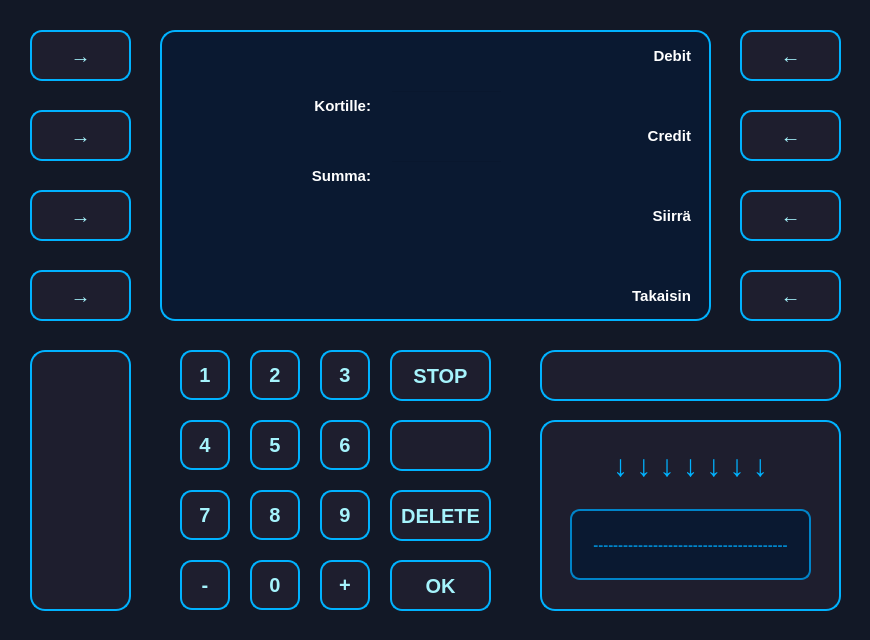
<?xml version="1.0" encoding="UTF-8"?>
<ui version="4.0">
 <class>TransferWindow</class>
 <widget class="QDialog" name="TransferWindow">
  <property name="geometry">
   <rect>
    <x>0</x>
    <y>0</y>
    <width>870</width>
    <height>640</height>
   </rect>
  </property>
  <property name="windowTitle">
   <string>Dialog</string>
  </property>
  <property name="styleSheet">
   <string notr="true">QDialog, QWidget {
    background-color: #121826;
}</string>
  </property>
  <widget class="QPushButton" name="buttonOut_20">
   <property name="geometry">
    <rect>
     <x>30</x>
     <y>30</y>
     <width>101</width>
     <height>51</height>
    </rect>
   </property>
   <property name="styleSheet">
    <string notr="true">QPushButton {
    background-color: #1E1E2E;
    color: #A5F3FC;
    font-size: 20px;
    font-weight: bold;
    border: 2px solid #00B2FF;
    border-radius: 12px;
    padding: 10px;
    box-shadow: 0px 4px 10px rgba(0, 178, 255, 0.3);
    transition: all 0.2s ease-in-out;
}

QPushButton:hover {
    background-color: #00B2FF;
    color: #1E1E2E;
    border: 2px solid #A5F3FC;
    box-shadow: 0px 4px 15px rgba(165, 243, 252, 0.6);
    transform: scale(1.05);
}

QPushButton:pressed {
    background-color: #0084C9;
    color: #FFFFFF;
    box-shadow: inset 0px 4px 8px rgba(0, 0, 0, 0.5);
    transform: scale(0.95);
}
</string>
   </property>
   <property name="text">
    <string>→</string>
   </property>
   <property name="icon">
    <iconset>
     <normaloff>:/resources/arrow.jpg</normaloff>:/resources/arrow.jpg</iconset>
   </property>
   <property name="iconSize">
    <size>
     <width>32</width>
     <height>32</height>
    </size>
   </property>
  </widget>
  <widget class="QPushButton" name="buttonOut_50">
   <property name="geometry">
    <rect>
     <x>30</x>
     <y>190</y>
     <width>101</width>
     <height>51</height>
    </rect>
   </property>
   <property name="styleSheet">
    <string notr="true">QPushButton {
    background-color: #1E1E2E;
    color: #A5F3FC;
    font-size: 20px;
    font-weight: bold;
    border: 2px solid #00B2FF;
    border-radius: 12px;
    padding: 10px;
    box-shadow: 0px 4px 10px rgba(0, 178, 255, 0.3);
    transition: all 0.2s ease-in-out;
}

QPushButton:hover {
    background-color: #00B2FF;
    color: #1E1E2E;
    border: 2px solid #A5F3FC;
    box-shadow: 0px 4px 15px rgba(165, 243, 252, 0.6);
    transform: scale(1.05);
}

QPushButton:pressed {
    background-color: #0084C9;
    color: #FFFFFF;
    box-shadow: inset 0px 4px 8px rgba(0, 0, 0, 0.5);
    transform: scale(0.95);
}
</string>
   </property>
   <property name="text">
    <string>→</string>
   </property>
   <property name="icon">
    <iconset>
     <normaloff>:/resources/arrow.jpg</normaloff>:/resources/arrow.jpg</iconset>
   </property>
   <property name="iconSize">
    <size>
     <width>32</width>
     <height>32</height>
    </size>
   </property>
  </widget>
  <widget class="QPushButton" name="buttonOut_40">
   <property name="geometry">
    <rect>
     <x>30</x>
     <y>110</y>
     <width>101</width>
     <height>51</height>
    </rect>
   </property>
   <property name="styleSheet">
    <string notr="true">QPushButton {
    background-color: #1E1E2E;
    color: #A5F3FC;
    font-size: 20px;
    font-weight: bold;
    border: 2px solid #00B2FF;
    border-radius: 12px;
    padding: 10px;
    box-shadow: 0px 4px 10px rgba(0, 178, 255, 0.3);
    transition: all 0.2s ease-in-out;
}

QPushButton:hover {
    background-color: #00B2FF;
    color: #1E1E2E;
    border: 2px solid #A5F3FC;
    box-shadow: 0px 4px 15px rgba(165, 243, 252, 0.6);
    transform: scale(1.05);
}

QPushButton:pressed {
    background-color: #0084C9;
    color: #FFFFFF;
    box-shadow: inset 0px 4px 8px rgba(0, 0, 0, 0.5);
    transform: scale(0.95);
}
</string>
   </property>
   <property name="text">
    <string>→</string>
   </property>
   <property name="icon">
    <iconset>
     <normaloff>:/resources/arrow.jpg</normaloff>:/resources/arrow.jpg</iconset>
   </property>
   <property name="iconSize">
    <size>
     <width>32</width>
     <height>32</height>
    </size>
   </property>
  </widget>
  <widget class="QPushButton" name="btn_0">
   <property name="geometry">
    <rect>
     <x>250</x>
     <y>560</y>
     <width>50</width>
     <height>50</height>
    </rect>
   </property>
   <property name="font">
    <font>
     <pointsize>-1</pointsize>
     <bold>true</bold>
     <kerning>true</kerning>
    </font>
   </property>
   <property name="styleSheet">
    <string notr="true">QPushButton {
    background-color: #1E1E2E;
    color: #A5F3FC;
    font-size: 20px;
    font-weight: bold;
    border: 2px solid #00B2FF;
    border-radius: 12px;
    padding: 10px;
    box-shadow: 0px 4px 10px rgba(0, 178, 255, 0.3);
    transition: all 0.2s ease-in-out;
}

QPushButton:hover {
    background-color: #00B2FF;
    color: #1E1E2E;
    border: 2px solid #A5F3FC;
    box-shadow: 0px 4px 15px rgba(165, 243, 252, 0.6);
    transform: scale(1.05);
}

QPushButton:pressed {
    background-color: #0084C9;
    color: #FFFFFF;
    box-shadow: inset 0px 4px 8px rgba(0, 0, 0, 0.5);
    transform: scale(0.95);
}
</string>
   </property>
   <property name="text">
    <string>0</string>
   </property>
  </widget>
  <widget class="QLabel" name="cardSlot">
   <property name="geometry">
    <rect>
     <x>540</x>
     <y>420</y>
     <width>301</width>
     <height>191</height>
    </rect>
   </property>
   <property name="styleSheet">
    <string notr="true">QLabel#cardSlot {
    background-color: #1E1E2E;
    border: 2px solid #00B2FF;
    border-radius: 15px;
    min-width: 160px;
    min-height: 60px;
    text-align: center;
    color: #A5F3FC;
    font-size: 16px;
    font-weight: bold;
    box-shadow: inset 0px 5px 10px rgba(0, 0, 0, 0.6);
}
</string>
   </property>
   <property name="text">
    <string/>
   </property>
  </widget>
  <widget class="QPushButton" name="btnOK">
   <property name="geometry">
    <rect>
     <x>390</x>
     <y>560</y>
     <width>101</width>
     <height>51</height>
    </rect>
   </property>
   <property name="layoutDirection">
    <enum>Qt::LayoutDirection::LeftToRight</enum>
   </property>
   <property name="styleSheet">
    <string notr="true">QPushButton {
    background-color: #1E1E2E;
    color: #A5F3FC;
    font-size: 20px;
    font-weight: bold;
    border: 2px solid #00B2FF;
    border-radius: 12px;
    padding: 10px;
    box-shadow: 0px 4px 10px rgba(0, 178, 255, 0.3);
    transition: all 0.2s ease-in-out;
}

QPushButton:hover {
    background-color: #00B2FF;
    color: #1E1E2E;
    border: 2px solid #A5F3FC;
    box-shadow: 0px 4px 15px rgba(165, 243, 252, 0.6);
    transform: scale(1.05);
}

QPushButton:pressed {
    background-color: #0084C9;
    color: #FFFFFF;
    box-shadow: inset 0px 4px 8px rgba(0, 0, 0, 0.5);
    transform: scale(0.95);
}
</string>
   </property>
   <property name="text">
    <string>OK</string>
   </property>
  </widget>
  <widget class="QPushButton" name="btnBack">
   <property name="geometry">
    <rect>
     <x>740</x>
     <y>270</y>
     <width>101</width>
     <height>51</height>
    </rect>
   </property>
   <property name="styleSheet">
    <string notr="true">QPushButton {
    background-color: #1E1E2E;
    color: #A5F3FC;
    font-size: 20px;
    font-weight: bold;
    border: 2px solid #00B2FF;
    border-radius: 12px;
    padding: 10px;
    box-shadow: 0px 4px 10px rgba(0, 178, 255, 0.3);
    transition: all 0.2s ease-in-out;
}

QPushButton:hover {
    background-color: #00B2FF;
    color: #1E1E2E;
    border: 2px solid #A5F3FC;
    box-shadow: 0px 4px 15px rgba(165, 243, 252, 0.6);
    transform: scale(1.05);
}

QPushButton:pressed {
    background-color: #0084C9;
    color: #FFFFFF;
    box-shadow: inset 0px 4px 8px rgba(0, 0, 0, 0.5);
    transform: scale(0.95);
}
</string>
   </property>
   <property name="text">
    <string>←</string>
   </property>
  </widget>
  <widget class="QPushButton" name="btn_4">
   <property name="geometry">
    <rect>
     <x>180</x>
     <y>420</y>
     <width>50</width>
     <height>50</height>
    </rect>
   </property>
   <property name="font">
    <font>
     <pointsize>-1</pointsize>
     <bold>true</bold>
     <kerning>true</kerning>
    </font>
   </property>
   <property name="styleSheet">
    <string notr="true">QPushButton {
    background-color: #1E1E2E;
    color: #A5F3FC;
    font-size: 20px;
    font-weight: bold;
    border: 2px solid #00B2FF;
    border-radius: 12px;
    padding: 10px;
    box-shadow: 0px 4px 10px rgba(0, 178, 255, 0.3);
    transition: all 0.2s ease-in-out;
}

QPushButton:hover {
    background-color: #00B2FF;
    color: #1E1E2E;
    border: 2px solid #A5F3FC;
    box-shadow: 0px 4px 15px rgba(165, 243, 252, 0.6);
    transform: scale(1.05);
}

QPushButton:pressed {
    background-color: #0084C9;
    color: #FFFFFF;
    box-shadow: inset 0px 4px 8px rgba(0, 0, 0, 0.5);
    transform: scale(0.95);
}
</string>
   </property>
   <property name="text">
    <string>4</string>
   </property>
  </widget>
  <widget class="QPushButton" name="btn_8">
   <property name="geometry">
    <rect>
     <x>250</x>
     <y>490</y>
     <width>50</width>
     <height>50</height>
    </rect>
   </property>
   <property name="font">
    <font>
     <pointsize>-1</pointsize>
     <bold>true</bold>
     <kerning>true</kerning>
    </font>
   </property>
   <property name="styleSheet">
    <string notr="true">QPushButton {
    background-color: #1E1E2E;
    color: #A5F3FC;
    font-size: 20px;
    font-weight: bold;
    border: 2px solid #00B2FF;
    border-radius: 12px;
    padding: 10px;
    box-shadow: 0px 4px 10px rgba(0, 178, 255, 0.3);
    transition: all 0.2s ease-in-out;
}

QPushButton:hover {
    background-color: #00B2FF;
    color: #1E1E2E;
    border: 2px solid #A5F3FC;
    box-shadow: 0px 4px 15px rgba(165, 243, 252, 0.6);
    transform: scale(1.05);
}

QPushButton:pressed {
    background-color: #0084C9;
    color: #FFFFFF;
    box-shadow: inset 0px 4px 8px rgba(0, 0, 0, 0.5);
    transform: scale(0.95);
}
</string>
   </property>
   <property name="text">
    <string>8</string>
   </property>
  </widget>
  <widget class="QLabel" name="cardSlot_3">
   <property name="geometry">
    <rect>
     <x>30</x>
     <y>350</y>
     <width>101</width>
     <height>261</height>
    </rect>
   </property>
   <property name="styleSheet">
    <string notr="true">QLabel#cardSlot_3 {
    background-color: #1E1E2E;
    border: 2px solid #00B2FF;
    border-radius: 15px;
    text-align: center;
    color: #A5F3FC;
    font-size: 16px;
    font-weight: bold;
    box-shadow: inset 0px 5px 10px rgba(0, 0, 0, 0.6);
}
</string>
   </property>
   <property name="text">
    <string/>
   </property>
  </widget>
  <widget class="QLabel" name="cardSlot_2">
   <property name="geometry">
    <rect>
     <x>540</x>
     <y>350</y>
     <width>301</width>
     <height>51</height>
    </rect>
   </property>
   <property name="styleSheet">
    <string notr="true">QLabel#cardSlot_2 {
    background-color: #1E1E2E;
    border: 2px solid #00B2FF;
    border-radius: 15px;
    text-align: center;
    color: #A5F3FC;
    font-size: 16px;
    font-weight: bold;
    box-shadow: inset 0px 5px 10px rgba(0, 0, 0, 0.6);
}
</string>
   </property>
   <property name="text">
    <string/>
   </property>
  </widget>
  <widget class="QPushButton" name="buttonCredit">
   <property name="geometry">
    <rect>
     <x>740</x>
     <y>110</y>
     <width>101</width>
     <height>51</height>
    </rect>
   </property>
   <property name="styleSheet">
    <string notr="true">QPushButton {
    background-color: #1E1E2E;
    color: #A5F3FC;
    font-size: 20px;
    font-weight: bold;
    border: 2px solid #00B2FF;
    border-radius: 12px;
    padding: 10px;
    box-shadow: 0px 4px 10px rgba(0, 178, 255, 0.3);
    transition: all 0.2s ease-in-out;
}

QPushButton:hover {
    background-color: #00B2FF;
    color: #1E1E2E;
    border: 2px solid #A5F3FC;
    box-shadow: 0px 4px 15px rgba(165, 243, 252, 0.6);
    transform: scale(1.05);
}

QPushButton:pressed {
    background-color: #0084C9;
    color: #FFFFFF;
    box-shadow: inset 0px 4px 8px rgba(0, 0, 0, 0.5);
    transform: scale(0.95);
}
</string>
   </property>
   <property name="text">
    <string>←</string>
   </property>
   <property name="icon">
    <iconset>
     <normaloff>:/resources/arrow.jpg</normaloff>:/resources/arrow.jpg</iconset>
   </property>
   <property name="iconSize">
    <size>
     <width>32</width>
     <height>32</height>
    </size>
   </property>
  </widget>
  <widget class="QLabel" name="cardSlotBorder">
   <property name="geometry">
    <rect>
     <x>570</x>
     <y>509</y>
     <width>241</width>
     <height>71</height>
    </rect>
   </property>
   <property name="styleSheet">
    <string notr="true">QLabel#cardSlotBorder {
	font-size: 15px;
	color: #0084C9;
	font-weight: bold;
    background-color: #0A1931;
    border: 2px solid #0084C9;
    border-radius: 10px;
    min-width: 140px;
    min-height: 20px;
}

</string>
   </property>
   <property name="text">
    <string>---------------------------------------</string>
   </property>
   <property name="alignment">
    <set>Qt::AlignmentFlag::AlignCenter</set>
   </property>
  </widget>
  <widget class="QPushButton" name="btn_14">
   <property name="geometry">
    <rect>
     <x>390</x>
     <y>490</y>
     <width>101</width>
     <height>51</height>
    </rect>
   </property>
   <property name="font">
    <font>
     <pointsize>-1</pointsize>
     <bold>true</bold>
     <kerning>true</kerning>
    </font>
   </property>
   <property name="styleSheet">
    <string notr="true">QPushButton {
    background-color: #1E1E2E;
    color: #A5F3FC;
    font-size: 20px;
    font-weight: bold;
    border: 2px solid #00B2FF;
    border-radius: 12px;
    padding: 10px;
    box-shadow: 0px 4px 10px rgba(0, 178, 255, 0.3);
    transition: all 0.2s ease-in-out;
}

QPushButton:hover {
    background-color: #00B2FF;
    color: #1E1E2E;
    border: 2px solid #A5F3FC;
    box-shadow: 0px 4px 15px rgba(165, 243, 252, 0.6);
    transform: scale(1.05);
}

QPushButton:pressed {
    background-color: #0084C9;
    color: #FFFFFF;
    box-shadow: inset 0px 4px 8px rgba(0, 0, 0, 0.5);
    transform: scale(0.95);
}
</string>
   </property>
   <property name="text">
    <string>DELETE</string>
   </property>
  </widget>
  <widget class="QPushButton" name="btn_11">
   <property name="geometry">
    <rect>
     <x>180</x>
     <y>560</y>
     <width>50</width>
     <height>50</height>
    </rect>
   </property>
   <property name="font">
    <font>
     <pointsize>-1</pointsize>
     <bold>true</bold>
     <kerning>true</kerning>
    </font>
   </property>
   <property name="styleSheet">
    <string notr="true">QPushButton {
    background-color: #1E1E2E;
    color: #A5F3FC;
    font-size: 20px;
    font-weight: bold;
    border: 2px solid #00B2FF;
    border-radius: 12px;
    padding: 10px;
    box-shadow: 0px 4px 10px rgba(0, 178, 255, 0.3);
    transition: all 0.2s ease-in-out;
}

QPushButton:hover {
    background-color: #00B2FF;
    color: #1E1E2E;
    border: 2px solid #A5F3FC;
    box-shadow: 0px 4px 15px rgba(165, 243, 252, 0.6);
    transform: scale(1.05);
}

QPushButton:pressed {
    background-color: #0084C9;
    color: #FFFFFF;
    box-shadow: inset 0px 4px 8px rgba(0, 0, 0, 0.5);
    transform: scale(0.95);
}
</string>
   </property>
   <property name="text">
    <string>-</string>
   </property>
  </widget>
  <widget class="QPushButton" name="btn_7">
   <property name="geometry">
    <rect>
     <x>180</x>
     <y>490</y>
     <width>50</width>
     <height>50</height>
    </rect>
   </property>
   <property name="font">
    <font>
     <pointsize>-1</pointsize>
     <bold>true</bold>
     <kerning>true</kerning>
    </font>
   </property>
   <property name="styleSheet">
    <string notr="true">QPushButton {
    background-color: #1E1E2E;
    color: #A5F3FC;
    font-size: 20px;
    font-weight: bold;
    border: 2px solid #00B2FF;
    border-radius: 12px;
    padding: 10px;
    box-shadow: 0px 4px 10px rgba(0, 178, 255, 0.3);
    transition: all 0.2s ease-in-out;
}

QPushButton:hover {
    background-color: #00B2FF;
    color: #1E1E2E;
    border: 2px solid #A5F3FC;
    box-shadow: 0px 4px 15px rgba(165, 243, 252, 0.6);
    transform: scale(1.05);
}

QPushButton:pressed {
    background-color: #0084C9;
    color: #FFFFFF;
    box-shadow: inset 0px 4px 8px rgba(0, 0, 0, 0.5);
    transform: scale(0.95);
}
</string>
   </property>
   <property name="text">
    <string>7</string>
   </property>
  </widget>
  <widget class="QPushButton" name="buttonTransfer">
   <property name="geometry">
    <rect>
     <x>740</x>
     <y>190</y>
     <width>101</width>
     <height>51</height>
    </rect>
   </property>
   <property name="layoutDirection">
    <enum>Qt::LayoutDirection::LeftToRight</enum>
   </property>
   <property name="autoFillBackground">
    <bool>false</bool>
   </property>
   <property name="styleSheet">
    <string notr="true">QPushButton {
    background-color: #1E1E2E;
    color: #A5F3FC;
    font-size: 20px;
    font-weight: bold;
    border: 2px solid #00B2FF;
    border-radius: 12px;
    padding: 10px;
    box-shadow: 0px 4px 10px rgba(0, 178, 255, 0.3);
    transition: all 0.2s ease-in-out;
}

QPushButton:hover {
    background-color: #00B2FF;
    color: #1E1E2E;
    border: 2px solid #A5F3FC;
    box-shadow: 0px 4px 15px rgba(165, 243, 252, 0.6);
    transform: scale(1.05);
}

QPushButton:pressed {
    background-color: #0084C9;
    color: #FFFFFF;
    box-shadow: inset 0px 4px 8px rgba(0, 0, 0, 0.5);
    transform: scale(0.95);
}
</string>
   </property>
   <property name="text">
    <string>←</string>
   </property>
  </widget>
  <widget class="QPushButton" name="btn_5">
   <property name="geometry">
    <rect>
     <x>250</x>
     <y>420</y>
     <width>50</width>
     <height>50</height>
    </rect>
   </property>
   <property name="font">
    <font>
     <pointsize>-1</pointsize>
     <bold>true</bold>
     <kerning>true</kerning>
    </font>
   </property>
   <property name="styleSheet">
    <string notr="true">QPushButton {
    background-color: #1E1E2E;
    color: #A5F3FC;
    font-size: 20px;
    font-weight: bold;
    border: 2px solid #00B2FF;
    border-radius: 12px;
    padding: 10px;
    box-shadow: 0px 4px 10px rgba(0, 178, 255, 0.3);
    transition: all 0.2s ease-in-out;
}

QPushButton:hover {
    background-color: #00B2FF;
    color: #1E1E2E;
    border: 2px solid #A5F3FC;
    box-shadow: 0px 4px 15px rgba(165, 243, 252, 0.6);
    transform: scale(1.05);
}

QPushButton:pressed {
    background-color: #0084C9;
    color: #FFFFFF;
    box-shadow: inset 0px 4px 8px rgba(0, 0, 0, 0.5);
    transform: scale(0.95);
}
</string>
   </property>
   <property name="text">
    <string>5</string>
   </property>
  </widget>
  <widget class="QPushButton" name="buttonOut_80">
   <property name="geometry">
    <rect>
     <x>30</x>
     <y>270</y>
     <width>101</width>
     <height>51</height>
    </rect>
   </property>
   <property name="styleSheet">
    <string notr="true">QPushButton {
    background-color: #1E1E2E;
    color: #A5F3FC;
    font-size: 20px;
    font-weight: bold;
    border: 2px solid #00B2FF;
    border-radius: 12px;
    padding: 10px;
    box-shadow: 0px 4px 10px rgba(0, 178, 255, 0.3);
    transition: all 0.2s ease-in-out;
}

QPushButton:hover {
    background-color: #00B2FF;
    color: #1E1E2E;
    border: 2px solid #A5F3FC;
    box-shadow: 0px 4px 15px rgba(165, 243, 252, 0.6);
    transform: scale(1.05);
}

QPushButton:pressed {
    background-color: #0084C9;
    color: #FFFFFF;
    box-shadow: inset 0px 4px 8px rgba(0, 0, 0, 0.5);
    transform: scale(0.95);
}
</string>
   </property>
   <property name="text">
    <string>→</string>
   </property>
   <property name="icon">
    <iconset>
     <normaloff>:/resources/arrow.jpg</normaloff>:/resources/arrow.jpg</iconset>
   </property>
   <property name="iconSize">
    <size>
     <width>32</width>
     <height>32</height>
    </size>
   </property>
  </widget>
  <widget class="QPushButton" name="btn_10">
   <property name="geometry">
    <rect>
     <x>320</x>
     <y>560</y>
     <width>50</width>
     <height>50</height>
    </rect>
   </property>
   <property name="font">
    <font>
     <pointsize>-1</pointsize>
     <bold>true</bold>
     <kerning>true</kerning>
    </font>
   </property>
   <property name="styleSheet">
    <string notr="true">QPushButton {
    background-color: #1E1E2E;
    color: #A5F3FC;
    font-size: 20px;
    font-weight: bold;
    border: 2px solid #00B2FF;
    border-radius: 12px;
    padding: 10px;
    box-shadow: 0px 4px 10px rgba(0, 178, 255, 0.3);
    transition: all 0.2s ease-in-out;
}

QPushButton:hover {
    background-color: #00B2FF;
    color: #1E1E2E;
    border: 2px solid #A5F3FC;
    box-shadow: 0px 4px 15px rgba(165, 243, 252, 0.6);
    transform: scale(1.05);
}

QPushButton:pressed {
    background-color: #0084C9;
    color: #FFFFFF;
    box-shadow: inset 0px 4px 8px rgba(0, 0, 0, 0.5);
    transform: scale(0.95);
}
</string>
   </property>
   <property name="text">
    <string>+</string>
   </property>
  </widget>
  <widget class="QListWidget" name="listWidget">
   <property name="geometry">
    <rect>
     <x>160</x>
     <y>30</y>
     <width>551</width>
     <height>291</height>
    </rect>
   </property>
   <property name="styleSheet">
    <string notr="true">QListWidget {
    background-color: #0A1931;
    border: 2px solid #00B2FF;
    border-radius: 15px;
    padding: 10px;
    color: #A5F3FC;
    font-size: 18px;
    font-weight: bold;
}
</string>
   </property>
  </widget>
  <widget class="QLabel" name="txtBack">
   <property name="geometry">
    <rect>
     <x>550</x>
     <y>270</y>
     <width>141</width>
     <height>51</height>
    </rect>
   </property>
   <property name="styleSheet">
    <string notr="true">font-size: 15px;
color: white;
font-weight: bold;
background-color: transparent;
text-transform: uppercase;</string>
   </property>
   <property name="text">
    <string>Takaisin</string>
   </property>
   <property name="alignment">
    <set>Qt::AlignmentFlag::AlignRight|Qt::AlignmentFlag::AlignTrailing|Qt::AlignmentFlag::AlignVCenter</set>
   </property>
  </widget>
  <widget class="QPushButton" name="btnBack_2">
   <property name="geometry">
    <rect>
     <x>390</x>
     <y>350</y>
     <width>101</width>
     <height>51</height>
    </rect>
   </property>
   <property name="styleSheet">
    <string notr="true">QPushButton {
    background-color: #1E1E2E;
    color: #A5F3FC;
    font-size: 20px;
    font-weight: bold;
    border: 2px solid #00B2FF;
    border-radius: 12px;
    padding: 10px;
    box-shadow: 0px 4px 10px rgba(0, 178, 255, 0.3);
    transition: all 0.2s ease-in-out;
}

QPushButton:hover {
    background-color: #00B2FF;
    color: #1E1E2E;
    border: 2px solid #A5F3FC;
    box-shadow: 0px 4px 15px rgba(165, 243, 252, 0.6);
    transform: scale(1.05);
}

QPushButton:pressed {
    background-color: #0084C9;
    color: #FFFFFF;
    box-shadow: inset 0px 4px 8px rgba(0, 0, 0, 0.5);
    transform: scale(0.95);
}
</string>
   </property>
   <property name="text">
    <string>STOP</string>
   </property>
  </widget>
  <widget class="QPushButton" name="btn_15">
   <property name="geometry">
    <rect>
     <x>390</x>
     <y>420</y>
     <width>101</width>
     <height>51</height>
    </rect>
   </property>
   <property name="font">
    <font>
     <pointsize>-1</pointsize>
     <bold>true</bold>
     <kerning>true</kerning>
    </font>
   </property>
   <property name="styleSheet">
    <string notr="true">QPushButton {
    background-color: #1E1E2E;
    color: #A5F3FC;
    font-size: 20px;
    font-weight: bold;
    border: 2px solid #00B2FF;
    border-radius: 12px;
    padding: 10px;
    box-shadow: 0px 4px 10px rgba(0, 178, 255, 0.3);
    transition: all 0.2s ease-in-out;
}

QPushButton:hover {
    background-color: #00B2FF;
    color: #1E1E2E;
    border: 2px solid #A5F3FC;
    box-shadow: 0px 4px 15px rgba(165, 243, 252, 0.6);
    transform: scale(1.05);
}

QPushButton:pressed {
    background-color: #0084C9;
    color: #FFFFFF;
    box-shadow: inset 0px 4px 8px rgba(0, 0, 0, 0.5);
    transform: scale(0.95);
}
</string>
   </property>
   <property name="text">
    <string/>
   </property>
  </widget>
  <widget class="QPushButton" name="btn_6">
   <property name="geometry">
    <rect>
     <x>320</x>
     <y>420</y>
     <width>50</width>
     <height>50</height>
    </rect>
   </property>
   <property name="font">
    <font>
     <pointsize>-1</pointsize>
     <bold>true</bold>
     <kerning>true</kerning>
    </font>
   </property>
   <property name="styleSheet">
    <string notr="true">QPushButton {
    background-color: #1E1E2E;
    color: #A5F3FC;
    font-size: 20px;
    font-weight: bold;
    border: 2px solid #00B2FF;
    border-radius: 12px;
    padding: 10px;
    box-shadow: 0px 4px 10px rgba(0, 178, 255, 0.3);
    transition: all 0.2s ease-in-out;
}

QPushButton:hover {
    background-color: #00B2FF;
    color: #1E1E2E;
    border: 2px solid #A5F3FC;
    box-shadow: 0px 4px 15px rgba(165, 243, 252, 0.6);
    transform: scale(1.05);
}

QPushButton:pressed {
    background-color: #0084C9;
    color: #FFFFFF;
    box-shadow: inset 0px 4px 8px rgba(0, 0, 0, 0.5);
    transform: scale(0.95);
}
</string>
   </property>
   <property name="text">
    <string>6</string>
   </property>
  </widget>
  <widget class="QLabel" name="cardArrow">
   <property name="geometry">
    <rect>
     <x>570</x>
     <y>430</y>
     <width>241</width>
     <height>71</height>
    </rect>
   </property>
   <property name="styleSheet">
    <string notr="true">QLabel#cardArrow {
    font-size: 30px;
    color: #00B2FF;
    font-weight: bold;
    text-align: center;
    min-width: 30px;
    min-height: 30px;
	background-color: transparent;
}
</string>
   </property>
   <property name="text">
    <string>↓ ↓ ↓ ↓ ↓ ↓ ↓</string>
   </property>
   <property name="alignment">
    <set>Qt::AlignmentFlag::AlignCenter</set>
   </property>
  </widget>
  <widget class="QPushButton" name="btn_1">
   <property name="geometry">
    <rect>
     <x>180</x>
     <y>350</y>
     <width>50</width>
     <height>50</height>
    </rect>
   </property>
   <property name="font">
    <font>
     <pointsize>-1</pointsize>
     <bold>true</bold>
     <kerning>true</kerning>
    </font>
   </property>
   <property name="styleSheet">
    <string notr="true">QPushButton {
    background-color: #1E1E2E;
    color: #A5F3FC;
    font-size: 20px;
    font-weight: bold;
    border: 2px solid #00B2FF;
    border-radius: 12px;
    padding: 10px;
    box-shadow: 0px 4px 10px rgba(0, 178, 255, 0.3);
    transition: all 0.2s ease-in-out;
}

QPushButton:hover {
    background-color: #00B2FF;
    color: #1E1E2E;
    border: 2px solid #A5F3FC;
    box-shadow: 0px 4px 15px rgba(165, 243, 252, 0.6);
    transform: scale(1.05);
}

QPushButton:pressed {
    background-color: #0084C9;
    color: #FFFFFF;
    box-shadow: inset 0px 4px 8px rgba(0, 0, 0, 0.5);
    transform: scale(0.95);
}
</string>
   </property>
   <property name="text">
    <string>1</string>
   </property>
  </widget>
  <widget class="QPushButton" name="buttonDebit">
   <property name="geometry">
    <rect>
     <x>740</x>
     <y>30</y>
     <width>101</width>
     <height>51</height>
    </rect>
   </property>
   <property name="styleSheet">
    <string notr="true">QPushButton {
    background-color: #1E1E2E;
    color: #A5F3FC;
    font-size: 20px;
    font-weight: bold;
    border: 2px solid #00B2FF;
    border-radius: 12px;
    padding: 10px;
    box-shadow: 0px 4px 10px rgba(0, 178, 255, 0.3);
    transition: all 0.2s ease-in-out;
}

QPushButton:hover {
    background-color: #00B2FF;
    color: #1E1E2E;
    border: 2px solid #A5F3FC;
    box-shadow: 0px 4px 15px rgba(165, 243, 252, 0.6);
    transform: scale(1.05);
}

QPushButton:pressed {
    background-color: #0084C9;
    color: #FFFFFF;
    box-shadow: inset 0px 4px 8px rgba(0, 0, 0, 0.5);
    transform: scale(0.95);
}
</string>
   </property>
   <property name="text">
    <string>←</string>
   </property>
   <property name="icon">
    <iconset>
     <normaloff>:/resources/arrow.jpg</normaloff>:/resources/arrow.jpg</iconset>
   </property>
   <property name="iconSize">
    <size>
     <width>32</width>
     <height>32</height>
    </size>
   </property>
  </widget>
  <widget class="QPushButton" name="btn_3">
   <property name="geometry">
    <rect>
     <x>320</x>
     <y>350</y>
     <width>50</width>
     <height>50</height>
    </rect>
   </property>
   <property name="font">
    <font>
     <pointsize>-1</pointsize>
     <bold>true</bold>
     <kerning>true</kerning>
    </font>
   </property>
   <property name="styleSheet">
    <string notr="true">QPushButton {
    background-color: #1E1E2E;
    color: #A5F3FC;
    font-size: 20px;
    font-weight: bold;
    border: 2px solid #00B2FF;
    border-radius: 12px;
    padding: 10px;
    box-shadow: 0px 4px 10px rgba(0, 178, 255, 0.3);
    transition: all 0.2s ease-in-out;
}

QPushButton:hover {
    background-color: #00B2FF;
    color: #1E1E2E;
    border: 2px solid #A5F3FC;
    box-shadow: 0px 4px 15px rgba(165, 243, 252, 0.6);
    transform: scale(1.05);
}

QPushButton:pressed {
    background-color: #0084C9;
    color: #FFFFFF;
    box-shadow: inset 0px 4px 8px rgba(0, 0, 0, 0.5);
    transform: scale(0.95);
}
</string>
   </property>
   <property name="text">
    <string>3</string>
   </property>
  </widget>
  <widget class="QPushButton" name="btn_9">
   <property name="geometry">
    <rect>
     <x>320</x>
     <y>490</y>
     <width>50</width>
     <height>50</height>
    </rect>
   </property>
   <property name="font">
    <font>
     <pointsize>-1</pointsize>
     <bold>true</bold>
     <kerning>true</kerning>
    </font>
   </property>
   <property name="styleSheet">
    <string notr="true">QPushButton {
    background-color: #1E1E2E;
    color: #A5F3FC;
    font-size: 20px;
    font-weight: bold;
    border: 2px solid #00B2FF;
    border-radius: 12px;
    padding: 10px;
    box-shadow: 0px 4px 10px rgba(0, 178, 255, 0.3);
    transition: all 0.2s ease-in-out;
}

QPushButton:hover {
    background-color: #00B2FF;
    color: #1E1E2E;
    border: 2px solid #A5F3FC;
    box-shadow: 0px 4px 15px rgba(165, 243, 252, 0.6);
    transform: scale(1.05);
}

QPushButton:pressed {
    background-color: #0084C9;
    color: #FFFFFF;
    box-shadow: inset 0px 4px 8px rgba(0, 0, 0, 0.5);
    transform: scale(0.95);
}
</string>
   </property>
   <property name="text">
    <string>9</string>
   </property>
  </widget>
  <widget class="QPushButton" name="btn_2">
   <property name="geometry">
    <rect>
     <x>250</x>
     <y>350</y>
     <width>50</width>
     <height>50</height>
    </rect>
   </property>
   <property name="font">
    <font>
     <pointsize>-1</pointsize>
     <bold>true</bold>
     <kerning>true</kerning>
    </font>
   </property>
   <property name="styleSheet">
    <string notr="true">QPushButton {
    background-color: #1E1E2E;
    color: #A5F3FC;
    font-size: 20px;
    font-weight: bold;
    border: 2px solid #00B2FF;
    border-radius: 12px;
    padding: 10px;
    box-shadow: 0px 4px 10px rgba(0, 178, 255, 0.3);
    transition: all 0.2s ease-in-out;
}

QPushButton:hover {
    background-color: #00B2FF;
    color: #1E1E2E;
    border: 2px solid #A5F3FC;
    box-shadow: 0px 4px 15px rgba(165, 243, 252, 0.6);
    transform: scale(1.05);
}

QPushButton:pressed {
    background-color: #0084C9;
    color: #FFFFFF;
    box-shadow: inset 0px 4px 8px rgba(0, 0, 0, 0.5);
    transform: scale(0.95);
}
</string>
   </property>
   <property name="text">
    <string>2</string>
   </property>
  </widget>
  <widget class="QLabel" name="txtInfoAccount">
   <property name="geometry">
    <rect>
     <x>170</x>
     <y>90</y>
     <width>201</width>
     <height>31</height>
    </rect>
   </property>
   <property name="styleSheet">
    <string notr="true">font-size: 15px;
color: white;
font-weight: bold;
background-color: transparent;
text-transform: uppercase;</string>
   </property>
   <property name="text">
    <string>Kortille:</string>
   </property>
   <property name="alignment">
    <set>Qt::AlignmentFlag::AlignRight|Qt::AlignmentFlag::AlignTrailing|Qt::AlignmentFlag::AlignVCenter</set>
   </property>
  </widget>
  <widget class="QLabel" name="txtInfoAmount">
   <property name="geometry">
    <rect>
     <x>170</x>
     <y>160</y>
     <width>201</width>
     <height>31</height>
    </rect>
   </property>
   <property name="styleSheet">
    <string notr="true">font-size: 15px;
color: white;
font-weight: bold;
background-color: transparent;
text-transform: uppercase;</string>
   </property>
   <property name="text">
    <string>Summa:</string>
   </property>
   <property name="alignment">
    <set>Qt::AlignmentFlag::AlignRight|Qt::AlignmentFlag::AlignTrailing|Qt::AlignmentFlag::AlignVCenter</set>
   </property>
  </widget>
  <widget class="QLabel" name="txtTransferGO">
   <property name="geometry">
    <rect>
     <x>550</x>
     <y>190</y>
     <width>141</width>
     <height>51</height>
    </rect>
   </property>
   <property name="styleSheet">
    <string notr="true">font-size: 15px;
color: white;
font-weight: bold;
background-color: transparent;
text-transform: uppercase;</string>
   </property>
   <property name="text">
    <string>Siirrä</string>
   </property>
   <property name="alignment">
    <set>Qt::AlignmentFlag::AlignRight|Qt::AlignmentFlag::AlignTrailing|Qt::AlignmentFlag::AlignVCenter</set>
   </property>
  </widget>
  <widget class="QLineEdit" name="txtAccount">
   <property name="geometry">
    <rect>
     <x>390</x>
     <y>90</y>
     <width>113</width>
     <height>30</height>
    </rect>
   </property>
   <property name="layoutDirection">
    <enum>Qt::LayoutDirection::LeftToRight</enum>
   </property>
   <property name="styleSheet">
    <string notr="true">font-size: 15px;
color: white;
font-weight: bold;
background-color: transparent;</string>
   </property>
  </widget>
  <widget class="QLineEdit" name="txtAmount">
   <property name="geometry">
    <rect>
     <x>390</x>
     <y>160</y>
     <width>113</width>
     <height>30</height>
    </rect>
   </property>
   <property name="layoutDirection">
    <enum>Qt::LayoutDirection::LeftToRight</enum>
   </property>
   <property name="styleSheet">
    <string notr="true">font-size: 15px;
color: white;
font-weight: bold;
background-color: transparent;</string>
   </property>
  </widget>
  <widget class="QLabel" name="txtINFO">
   <property name="geometry">
    <rect>
     <x>260</x>
     <y>210</y>
     <width>351</width>
     <height>101</height>
    </rect>
   </property>
   <property name="styleSheet">
    <string notr="true">font-size: 15px;
color: white;
font-weight: bold;
background-color: transparent;
text-transform: uppercase;</string>
   </property>
   <property name="text">
    <string/>
   </property>
   <property name="alignment">
    <set>Qt::AlignmentFlag::AlignCenter</set>
   </property>
  </widget>
  <widget class="QLabel" name="txtDebit">
   <property name="geometry">
    <rect>
     <x>550</x>
     <y>30</y>
     <width>141</width>
     <height>51</height>
    </rect>
   </property>
   <property name="styleSheet">
    <string notr="true">font-size: 15px;
color: white;
font-weight: bold;
background-color: transparent;
text-transform: uppercase;</string>
   </property>
   <property name="text">
    <string>Debit</string>
   </property>
   <property name="alignment">
    <set>Qt::AlignmentFlag::AlignRight|Qt::AlignmentFlag::AlignTrailing|Qt::AlignmentFlag::AlignVCenter</set>
   </property>
  </widget>
  <widget class="QLabel" name="txtCredit">
   <property name="geometry">
    <rect>
     <x>550</x>
     <y>110</y>
     <width>141</width>
     <height>51</height>
    </rect>
   </property>
   <property name="styleSheet">
    <string notr="true">font-size: 15px;
color: white;
font-weight: bold;
background-color: transparent;
text-transform: uppercase;</string>
   </property>
   <property name="text">
    <string>Credit</string>
   </property>
   <property name="alignment">
    <set>Qt::AlignmentFlag::AlignRight|Qt::AlignmentFlag::AlignTrailing|Qt::AlignmentFlag::AlignVCenter</set>
   </property>
  </widget>
  <zorder>listWidget</zorder>
  <zorder>btn_15</zorder>
  <zorder>cardSlot_3</zorder>
  <zorder>cardSlot_2</zorder>
  <zorder>cardSlot</zorder>
  <zorder>btn_2</zorder>
  <zorder>btn_9</zorder>
  <zorder>buttonOut_80</zorder>
  <zorder>buttonOut_50</zorder>
  <zorder>btn_10</zorder>
  <zorder>btnBack</zorder>
  <zorder>cardArrow</zorder>
  <zorder>buttonDebit</zorder>
  <zorder>txtBack</zorder>
  <zorder>btn_4</zorder>
  <zorder>btn_0</zorder>
  <zorder>buttonOut_20</zorder>
  <zorder>buttonCredit</zorder>
  <zorder>btn_7</zorder>
  <zorder>btn_11</zorder>
  <zorder>btnOK</zorder>
  <zorder>cardSlotBorder</zorder>
  <zorder>btn_3</zorder>
  <zorder>buttonOut_40</zorder>
  <zorder>btn_6</zorder>
  <zorder>btn_8</zorder>
  <zorder>btnBack_2</zorder>
  <zorder>btn_1</zorder>
  <zorder>btn_5</zorder>
  <zorder>buttonTransfer</zorder>
  <zorder>btn_14</zorder>
  <zorder>txtInfoAccount</zorder>
  <zorder>txtInfoAmount</zorder>
  <zorder>txtTransferGO</zorder>
  <zorder>txtAccount</zorder>
  <zorder>txtAmount</zorder>
  <zorder>txtINFO</zorder>
  <zorder>txtDebit</zorder>
  <zorder>txtCredit</zorder>
 </widget>
 <resources/>
 <connections/>
</ui>
